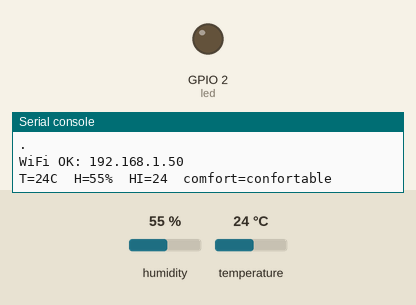
This program was run on a simulated ESP32 board running MicroPython. On the bench: output pins drawn as LEDs (lit = HIGH), the last lines printed to the serial console. The test bench sets the inputs (shaded band); at power-on: humidity 55 %, temperature 24 °C. WiFi joins after 1.5 s; web requests get an empty 200 reply after 0.4 s.

Above: at 4.1 s.
4.2 s: humidity set to 41 %
At 13.99 s:
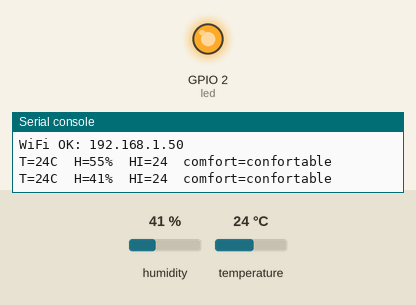
15.4 s: humidity set to 38 %
26.0 s: temperature set to 19 °C
36.6 s: temperature set to 16 °C
Timing chart, 0 to 47.4 s (numbered marks = the images above; inputs shaded):
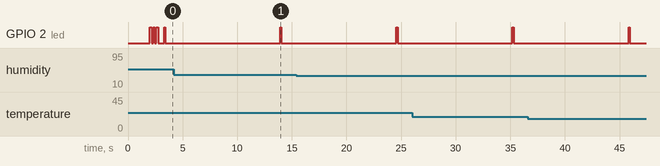

The program:

main.py
```python
"""
AirSense IoT - ESP32 Firmware
Sensor: DHT11 (GPIO23)
Protocolo: WiFi -> HTTP POST -> Backend Flask
"""

import time
import json
import network
import urequests
from machine import Pin
from dht import DHT11

# ── Configuracion WiFi ──────────────────────────────────────────────────────
WIFI_SSID     = "TU_RED_WIFI"
WIFI_PASSWORD = "TU_CONTRASENA"

# ── Endpoint del backend ────────────────────────────────────────────────────
# Cambia a la IP local de tu servidor o a tu dominio desplegado
BACKEND_URL   = "http://192.168.1.100:5000/api/ingest"
DEVICE_ID     = "ESP32-DHT11-001"

# ── Pin del DHT11 ───────────────────────────────────────────────────────────
DHT_PIN       = 23
READ_INTERVAL = 10        # segundos entre lecturas

# ── LED integrado ───────────────────────────────────────────────────────────
led = Pin(2, Pin.OUT)

sensor = DHT11(Pin(DHT_PIN))


def connect_wifi():
    sta = network.WLAN(network.STA_IF)
    sta.active(True)
    if not sta.isconnected():
        print("Conectando a WiFi...")
        sta.connect(WIFI_SSID, WIFI_PASSWORD)
        timeout = 15
        while not sta.isconnected() and timeout > 0:
            time.sleep(1)
            timeout -= 1
            print(".")
    if sta.isconnected():
        print("WiFi OK:", sta.ifconfig()[0])
        return True
    print("Error: no se pudo conectar a WiFi")
    return False


def read_sensor():
    """Lee temperatura y humedad del DHT11. Devuelve dict o None."""
    try:
        sensor.measure()
        return {
            "temperature": sensor.temperature(),
            "humidity": sensor.humidity(),
        }
    except OSError as e:
        print("Error DHT11:", e)
        return None


def compute_heat_index(t, h):
    """
    Indice de calor simplificado (Steadman).
    Solo valido para T >= 27 C y H >= 40%.
    """
    if t < 27 or h < 40:
        return t
    hi = (-8.78469475556
          + 1.61139411   * t
          + 2.33854883889 * h
          - 0.14611605   * t * h
          - 0.012308094  * t * t
          - 0.016424828  * h * h
          + 0.002211732  * t * t * h
          + 0.00072546   * t * h * h
          - 0.000003582  * t * t * h * h)
    return round(hi, 2)


def classify_comfort(t, h):
    """Clasifica el nivel de confort termico/humedad."""
    if t < 18:
        return "frio"
    if t > 35:
        return "calor_extremo"
    if h > 80:
        return "humedad_alta"
    if h < 30:
        return "seco"
    if 18 <= t <= 26 and 40 <= h <= 60:
        return "confortable"
    return "moderado"


def send_payload(data):
    """Envia lectura al backend via HTTP POST."""
    headers = {"Content-Type": "application/json"}
    try:
        r = urequests.post(BACKEND_URL, data=json.dumps(data), headers=headers, timeout=8)
        status = r.status_code
        r.close()
        return status == 200
    except Exception as e:
        print("Error HTTP:", e)
        return False


def blink(times=1, ms=100):
    for _ in range(times):
        led.on()
        time.sleep_ms(ms)
        led.off()
        time.sleep_ms(ms)


# ── Bucle principal ─────────────────────────────────────────────────────────
def main():
    if not connect_wifi():
        # Sin WiFi: parpadeo rapido de error
        while True:
            blink(5, 80)
            time.sleep(5)

    blink(3, 150)       # seal de inicio exitoso

    while True:
        reading = read_sensor()
        if reading is None:
            blink(2, 500)
            time.sleep(READ_INTERVAL)
            continue

        t = reading["temperature"]
        h = reading["humidity"]
        hi = compute_heat_index(t, h)
        comfort = classify_comfort(t, h)

        payload = {
            "device_id":   DEVICE_ID,
            "temperature": t,
            "humidity":    h,
            "heat_index":  hi,
            "comfort":     comfort,
            "timestamp":   None,   # el backend asigna el timestamp UTC real
        }

        print(f"T={t}C  H={h}%  HI={hi}  comfort={comfort}")

        ok = send_payload(payload)
        if ok:
            blink(1, 100)
        else:
            blink(3, 200)

        time.sleep(READ_INTERVAL)


main()
```
